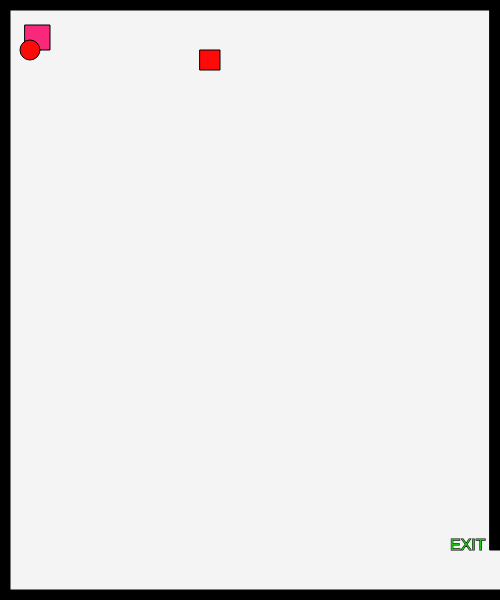
Frame 1 (no input)
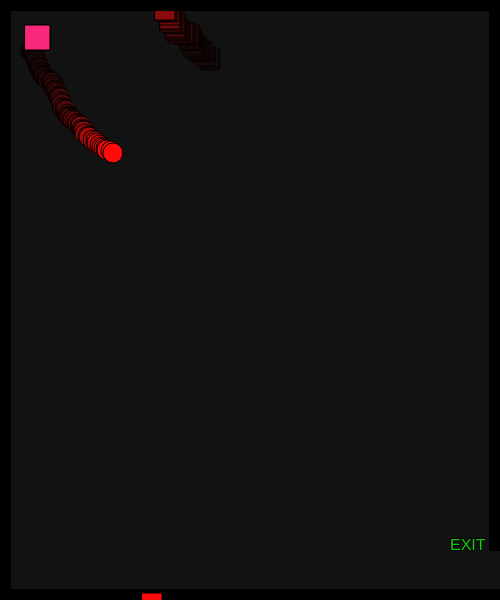
Frame 60 (no input)
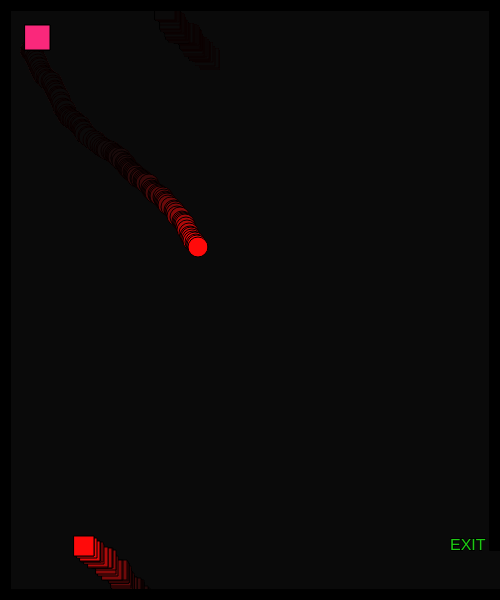
Frame 120 (the mouse pressed at the canvas centre since frame 60)

The p5.js sketch that drew these frames (run headless with seeded random() and noise() and a simulated clock; from frame 60 on, the mouse is pressed at the canvas centre):

// p5.js sketch
// ── sketch.js
var w = 87;
var s = 83;
var a = 65;
var d = 68;

var characterX = 25;
var characterY = 25;

var shapeX = 30;
var shapeY = 50;
var shapeXSpeed;
var shapeYSpeed;

var shape2X = 200;
var shape2Y = 50;
var shape2XSpeed;
var shape2YSpeed;

var mouseShapeX;
var mouseShapeY;
function setup()
{
    createCanvas(500, 600);
    shapeXSpeed = Math.floor(Math.random() * (Math.floor(Math.random() * 5)) + 1);
    shapeYSpeed = Math.floor(Math.random() * (Math.floor(Math.random() * 5)) + 1);
}

function draw()
{
    background(2,11);
    stroke(0);
    fill(0);

    //border
    rect(0,0,width,10);
    rect(0,0,10,height);
    rect(0, height-10,width, 10);
    rect(width-10,0,10,height-50);

    fill(30,200,20)
    textSize(16);
    text("EXIT", width-50,height-50)


    fill(250,40,123);
    rect(characterX,characterY,25);

    // Keys
    if(keyIsDown(w))
    {
        characterY -= 10;
    }
    if(keyIsDown(s))
    {
        characterY += 10;
    }
    if(keyIsDown(a))
    {
        characterX -= 10;
    }
    if(keyIsDown(d))
    {
        characterX += 10;
    }

    //enemy1
    fill(4000,10,10);

    circle(shapeX, shapeY, 20);

     shapeXSpeed = Math.floor(Math.random() * (Math.floor(Math.random() * 5)) + 1);
     shapeYSpeed = Math.floor(Math.random() * (Math.floor(Math.random() * 5)) + 1);

   
    shapeX += shapeXSpeed;
    shapeY += shapeYSpeed;
   

    if(shapeX > width)
    {
        shapeX = 0;
    }
    if(shapeX < 0)
    {
        shapeX = width;
    }
    if(shapeY > height)
    {
        shapeY = 0;
    }
    if(shapeY < 0)
    {
        shapeY = height;
    }


    //enemy2
    fill(4000,10,10);

    rect(shape2X, shape2Y, 20);

    
     shape2XSpeed = Math.floor(Math.random() * (Math.floor(Math.random() * -5)) + 1);
     shape2YSpeed = Math.floor(Math.random() * (Math.floor(Math.random() * -5)) + 1);

    shape2X += shape2XSpeed;
    shape2Y += shape2YSpeed;
   
    
    if(shape2X > width)
    {
        shape2X = 0;
    }
    if(shape2X < 0)
    {
        shape2X = width;
    }
    if(shape2Y > height)
    {
        shape2Y = 0;
    }
    if(shape2Y < 0)
    {
        shape2Y = height;
    }

   

    //EXIT
    if(characterX > width && characterY > width-50)
    {
        fill(300,20,200);
        stroke(5);
        textSize(26);
        text("You Win!", width/2-50, height/2-50);
    }

    
    fill(10,130,140);
    circle(mouseShapeX, mouseShapeY, 25);
}

// random obstacle
function mouseClicked()
{
    mouseShapeX = mouseX;
    mouseShapeY = mouseY;
}
